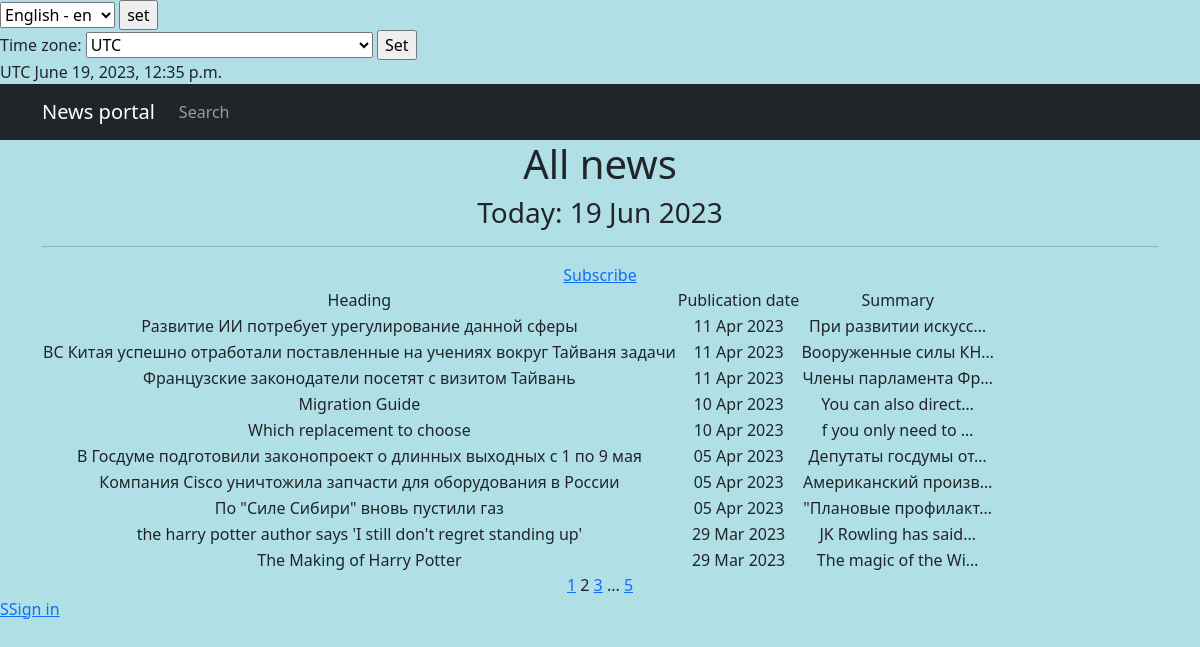
Screenshot of /news/?page=2 with the database file from the repository.
### chitchat/models.py (models this page shows, shortened)
class Post(models.Model):
    news = 'N'
    article = 'A'
    POST_TYPES = [
        (news, gettext_lazy('News')),
        (article, gettext_lazy('Article'))
    ]
    author = models.ForeignKey(
        Author,
        on_delete=models.CASCADE,
        verbose_name=gettext_lazy('Author'),
    )
    post_type = models.CharField(
        max_length=1,
        choices=POST_TYPES,
        default=article,
        verbose_name=gettext_lazy('Post type'),
        help_text=gettext_lazy('Choose a post type'),
    )
    time_creation = models.DateTimeField(auto_now_add=True)
    post_category = models.ManyToManyField(Category, through='PostCategory', verbose_name=gettext_lazy('Category'))
    title = models.CharField(
        max_length=100,
        unique=True,
        verbose_name=gettext_lazy('Heading'),
    )
    text = models.TextField(verbose_name=gettext_lazy('Text'))
    rating = models.IntegerField(default=0, verbose_name=gettext_lazy('Rating'))
    class Meta:
        verbose_name = _('Post')
        verbose_name_plural = _('Posts')

### chitchat/views.py (the view, shortened to what this page needs)
# urls.py: path('', PostList.as_view(), name='post_list'),
class PostList(ListView):
    model = Post
    ordering = '-time_creation'
    template_name = 'news.html'
    context_object_name = 'news'
    paginate_by = 10
    def get_queryset(self):
        queryset = super().get_queryset()
        self.filterset = PostFilter(self.request.GET, queryset)
        return self.filterset.qs
    def get_context_data(self, **kwargs):
        context = super().get_context_data(**kwargs)
        context['filterset'] = self.filterset
        context['current_time'] = timezone.localtime(timezone.now())
        context['timezones'] = pytz.common_timezones
        return context

### chitchat/models.py (called while the page is built)
    def __str__(self):
        return f'{self.name.title()}'

### chitchat/templatetags/censor_filter.py (called while the page is built)
@register.filter()
def censor(text):
    for word in text.split():
        if word.lower() in RUDE_WORDS:
            text = text.replace(word, f"{word[0]}{'*'*(len(word)-1)}")
    return text

### chitchat/templatetags/custom_tags.py (called while the page is built)
@register.simple_tag()
def current_time(format_string='%b %d %Y'):
    return datetime.utcnow().strftime(format_string)

@register.simple_tag(takes_context=True)
def url_replace(context, **kwargs):
    d = context['request'].GET.copy()
    for k, v in kwargs.items():
        d[k] = v
    return d.urlencode()

### templates/news.html (shortened to what this page needs)
{% extends 'flatpages/default.html' %}
{% load censor_filter %}
{% load custom_tags %}
{% load cache %}
{% load i18n %}
{% block content %}
    {% cache 30 header %}
        <h1>{% trans 'All news' %}</h1>
        <h3>{% trans 'Today:' %} {% current_time '%d %b %Y' %}</h3>
        <hr>
    {% endcache %}
    <a href="{% url 'subscriptions' %}">{% trans 'Subscribe' %}</a>
    {% if news %}
        <table>
            <tr>
                <td>{% trans 'Heading' %}</td>
                <td>{% trans 'Publication date' %}</td>
                <td>{% trans 'Summary' %}</td>
            </tr>
            {% for post in news %}
            <tr>
                <td>{{ post.title }}</td>
                <td>{{ post.time_creation|date:'d M Y' }}</td>
                <td>{{ post.text|censor|truncatechars:20 }}</td>
                <td>
                </td>
            </tr>
            {% endfor %}
        </table>
    {% else %}
        <h2>{% trans 'There is no any news' %}</h2>
    {% endif %}
    {% if page_obj.has_previous %}
        <a href="?{% url_replace page=1 %}">1</a>
    {% endif %}
    {{ page_obj.number }}
    {% if page_obj.has_next %}
        <a href="?{% url_replace page=page_obj.next_page_number %}">{{ page_obj.next_page_number }}</a>
        {% if paginator.num_pages != page_obj.next_page_number %}
            ...
            <a href="?{% url_replace page=page_obj.paginator.num_pages %}">{{ page_obj.paginator.num_pages }}</a>
        {% endif %}
    {% endif %}
{% endblock content %}

### rows the page displays
Post: title "Развитие ИИ потребует урегулирование данной сферы", time_creation "11 Apr 2023", text|censor "При развитии искусс…"
Post: title "ВС Китая успешно отработали поставленные на учениях вокруг Тайваня задачи", time_creation "11 Apr 2023", text|censor "Вооруженные силы КН…"
Post: title "Французские законодатели посетят с визитом Тайвань", time_creation "11 Apr 2023", text|censor "Члены парламента Фр…"
Post: title "Migration Guide", time_creation "10 Apr 2023", text|censor "You can also direct…"
Post: title "Which replacement to choose", time_creation "10 Apr 2023", text|censor "f you only need to …"
Post: title "В Госдуме подготовили законопроект о длинных выходных с 1 по 9 мая", time_creation "05 Apr 2023", text|censor "Депутаты госдумы от…"
Post: title "Компания Cisco уничтожила запчасти для оборудования в России", time_creation "05 Apr 2023", text|censor "Американский произв…"
Post: title "По \"Силе Сибири\" вновь пустили газ", time_creation "05 Apr 2023", text|censor "\"Плановые профилакт…"
Post: title "the harry potter author says 'I still don't regret standing up'", time_creation "29 Mar 2023", text|censor "JK Rowling has said…"
Post: title "The Making of Harry Potter", time_creation "29 Mar 2023", text|censor "The magic of the Wi…"

### other values shown
{{ TIME_ZONE }} "UTC"
{{ current_time|timezone:TIME_ZONE }} "June 19, 2023, 12:35 p.m."
{{ page_obj.number }} "2"
{{ page_obj.next_page_number }} "3"
{{ page_obj.paginator.num_pages }} "5"
form field language "English - en"
form field timezone "UTC"
